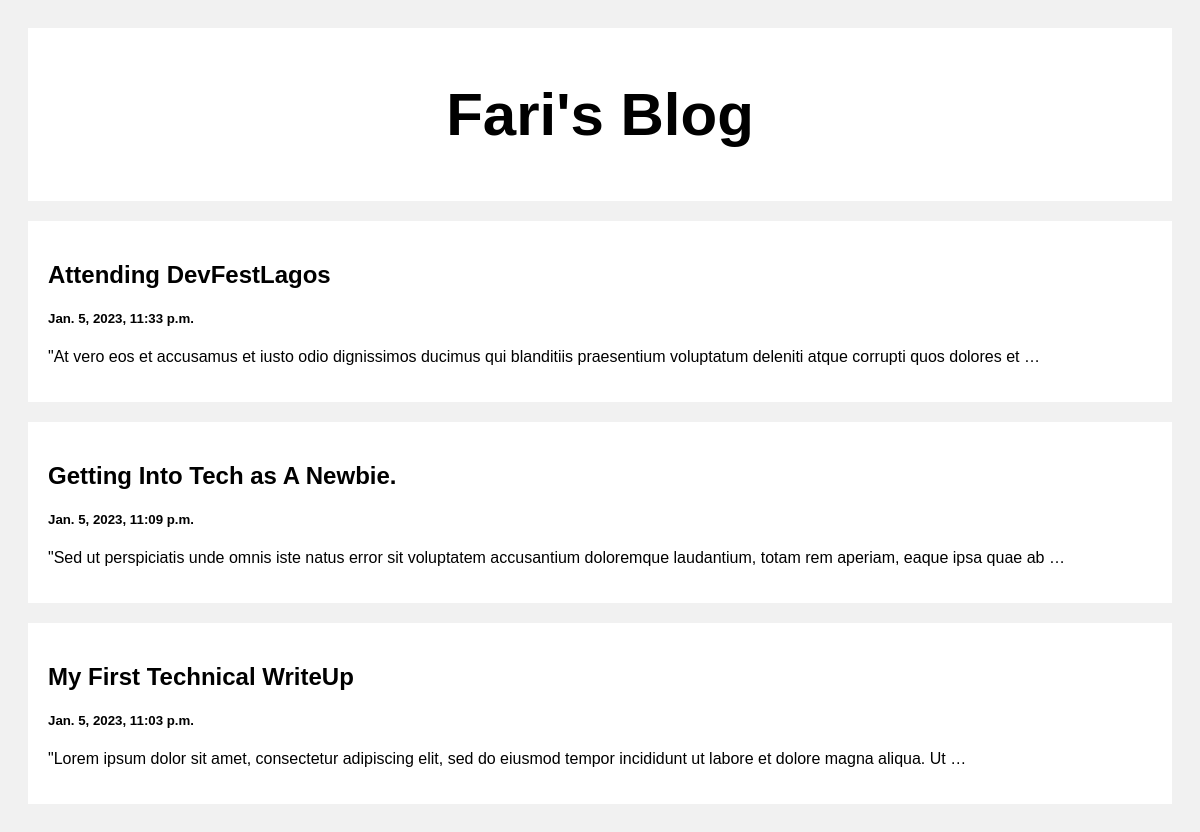
The page / on the database its author committed.
### posts/models.py (models this page shows)
class Post(models.Model):
    title=models.CharField(max_length=100)
    body=models.CharField(max_length=1000000)
    created_at = models.DateTimeField(default=datetime.now, blank=True)

### posts/views.py (the view)
# urls.py: path('', views.index, name='index'),
def index(request):
    posts = Post.objects.all()
    return render(request, 'index.html', {'posts':posts})

### templates/index.html (shortened to what this page needs)
<!DOCTYPE html>
<html>
<head>
</head>
<body>
  <div class="header">
  <h2>Fari's Blog</h2>
</div>
<div class="row">
  <div class="leftcolumn">
    {% for post in posts reversed %}
    <div class="card">
     <a style="text-decoration: none;color: black;" href="/post/{{post.id}}">
      <h2>{{post.title}}</h2>
      <h5>{{post.created_at}}</h5>
      <p>{{post.body|truncatewords:20}}</p>
     </a>
    </div>
    {% endfor %}
  </div>
</div>
</body>
</html>

### templates/index.html (style rules this page uses)
* { box-sizing: border-box; }
body { font-family: Arial; padding: 20px; background: #f1f1f1; }
.header { padding: 2px; font-size: 40px; text-align: center; background: white; }
.leftcolumn { float: left; width: 100%; }
.card { background-color: white; padding: 20px; margin-top: 20px; }
.row:after { content: ""; display: table; clear: both; }

### rows shown on the page
Post: title "Attending DevFestLagos", created_at "Jan. 5, 2023, 11:33 p.m.", body "\"At vero eos et accusamus et iusto odio dignissimos ducimus qui blanditiis praesentium voluptatum deleniti atque corrupti quos dolores et …"
Post: title "Getting Into Tech as A Newbie.", created_at "Jan. 5, 2023, 11:09 p.m.", body "\"Sed ut perspiciatis unde omnis iste natus error sit voluptatem accusantium doloremque laudantium, totam rem aperiam, eaque ipsa quae ab …"
Post: title "My First Technical WriteUp", created_at "Jan. 5, 2023, 11:03 p.m.", body "\"Lorem ipsum dolor sit amet, consectetur adipiscing elit, sed do eiusmod tempor incididunt ut labore et dolore magna aliqua. Ut …"
